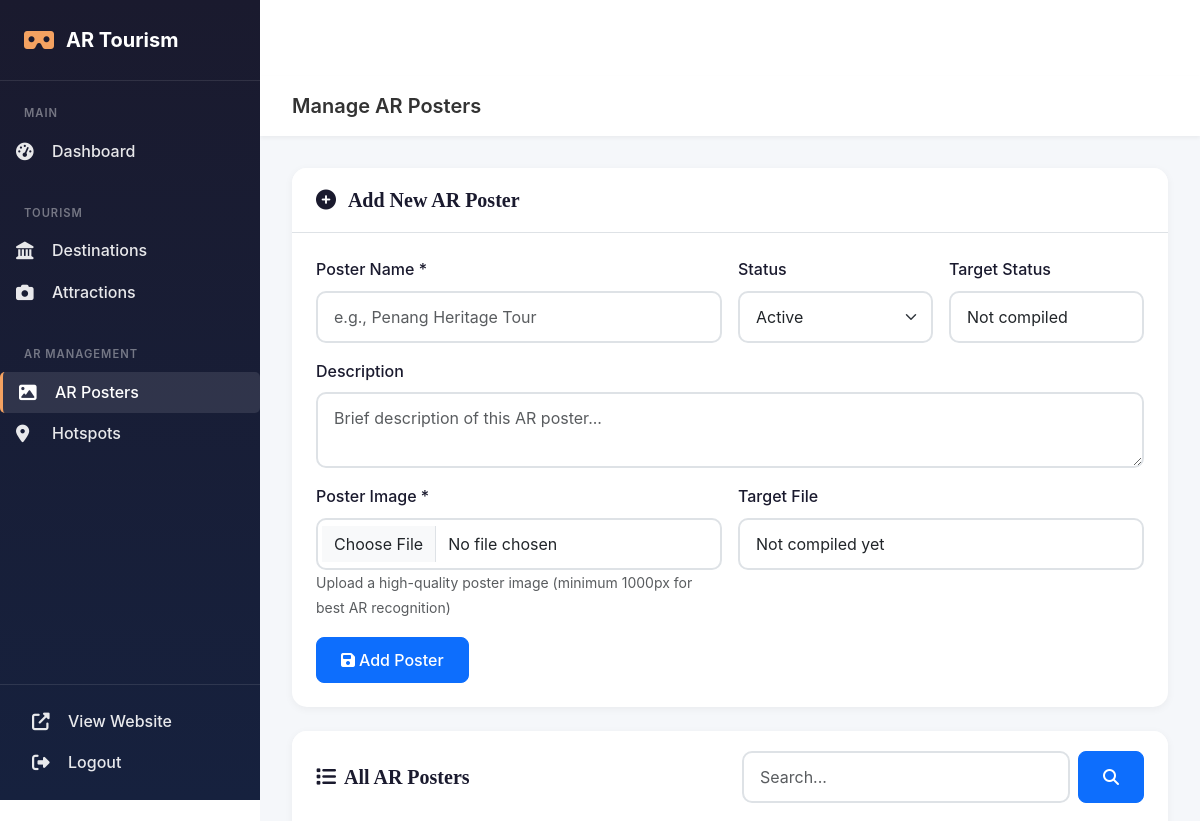
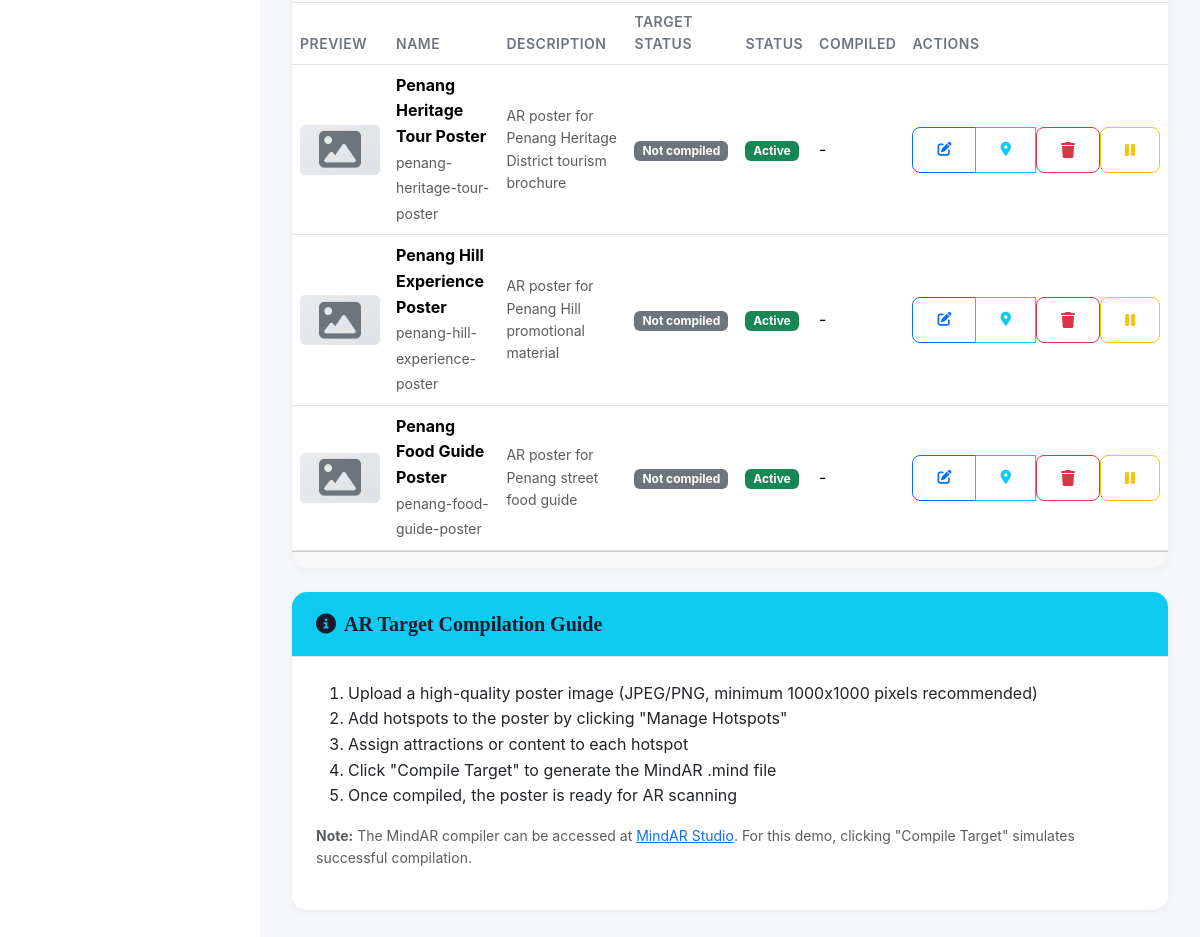
The page /admin/ar-posters/index.php (signed in) on the database its author committed (2 pictures, top to bottom).
### tables this page shows
CREATE TABLE ar_posters (
    id INT AUTO_INCREMENT PRIMARY KEY,
    name VARCHAR(150) NOT NULL,
    slug VARCHAR(150) NOT NULL UNIQUE,
    description TEXT,
    poster_image VARCHAR(255),
    target_file VARCHAR(255),
    target_status ENUM('not_compiled', 'compiling', 'ready') DEFAULT 'not_compiled',
    target_compiled_at DATETIME,
    status ENUM('active', 'inactive') DEFAULT 'active',
    created_at TIMESTAMP DEFAULT CURRENT_TIMESTAMP,
    updated_at TIMESTAMP DEFAULT CURRENT_TIMESTAMP ON UPDATE CURRENT_TIMESTAMP
);

### includes/database.php (called while the page is built, shortened)
<?php
function getDB(): PDO {
    static $pdo = null;
    if ($pdo === null) {
        $dsn = 'mysql:host=' . DB_HOST . ';dbname=' . DB_NAME . ';charset=' . DB_CHARSET;
        $options = [
            PDO::ATTR_ERRMODE => PDO::ERRMODE_EXCEPTION,
            PDO::ATTR_DEFAULT_FETCH_MODE => PDO::FETCH_ASSOC,
            PDO::ATTR_EMULATE_PREPARES => false,
            PDO::MYSQL_ATTR_INIT_COMMAND => "SET NAMES utf8mb4 COLLATE utf8mb4_unicode_ci"
        ];
        try {
            $pdo = new PDO($dsn, DB_USER, DB_PASS, $options);
        } catch (PDOException $e) {
            error_log('Database connection error: ' . $e->getMessage());
            die('Database connection failed. Please check your configuration.');
        }
    }
    return $pdo;
}
function dbQuery(string $sql, array $params = []): array {
    try {
        $stmt = getDB()->prepare($sql);
        $stmt->execute($params);
        return $stmt->fetchAll();
    } catch (PDOException $e) {
        error_log('Query error: ' . $e->getMessage());
        return [];
    }
}
function dbQueryOne(string $sql, array $params = []): ?array {
    try {
        $stmt = getDB()->prepare($sql);
        $stmt->execute($params);
        $result = $stmt->fetch();
        return $result ?: null;
    } catch (PDOException $e) {
        error_log('Query error: ' . $e->getMessage());
        return null;
    }
}
function e(string $string): string {
    return htmlspecialchars($string, ENT_QUOTES, 'UTF-8');
}
?>

### includes/functions.php (called while the page is built, shortened)
<?php
require_once __DIR__ . '/database.php';
function getPagination(int $total, int $page, int $perPage): array {
    $totalPages = ceil($total / $perPage);
    $page = max(1, min($page, $totalPages));
    $offset = ($page - 1) * $perPage;
    return [
        'current_page' => $page,
        'total_pages' => $totalPages,
        'total_items' => $total,
        'per_page' => $perPage,
        'offset' => $offset,
        'has_prev' => $page > 1,
        'has_next' => $page < $totalPages
    ];
}
?>

### admin/ar-posters/index.php (the view, shortened to what this page needs)
<?php
require_once __DIR__ . '/../../includes/functions.php';
$editPoster = null;
$page = isset($_GET['page']) ? max(1, intval($_GET['page'])) : 1;
$search = isset($_GET['q']) ? sanitize($_GET['q']) : '';
$perPage = ADMIN_ITEMS_PER_PAGE;
$where = [];
$params = [];
$whereClause = $where ? 'WHERE ' . implode(' AND ', $where) : '';
$countSql = "SELECT COUNT(*) as total FROM ar_posters $whereClause";
$countResult = dbQueryOne($countSql, $params);
$totalItems = $countResult['total'] ?? 0;
$pagination = getPagination($totalItems, $page, $perPage);
$sql = "SELECT * FROM ar_posters $whereClause ORDER BY created_at DESC LIMIT {$pagination['per_page']} OFFSET {$pagination['offset']}";
$posters = dbQuery($sql, $params);
?>
<!DOCTYPE html>
<html lang="en">
<head>
    <link href="https://cdn.jsdelivr.net/npm/bootstrap@5.3.2/dist/css/bootstrap.min.css" rel="stylesheet">
    <link rel="stylesheet" href="https://cdnjs.cloudflare.com/ajax/libs/font-awesome/6.5.1/css/all.min.css">
    <link rel="stylesheet" href="../../assets/css/main.css">
    <link rel="stylesheet" href="../../assets/css/admin.css">
</head>
<body>
    <aside class="admin-sidebar" id="adminSidebar">
        <div class="sidebar-header">
            <a href="<?php echo APP_URL; ?>/" class="sidebar-brand">
                <i class="fas fa-vr-cardboard"></i>
                <span>AR Tourism</span>
            </a>
        </div>
        <nav class="sidebar-nav">
            <div class="nav-section">
                <span class="nav-section-title">Main</span>
                <a href="index.php" class="nav-link"><i class="fas fa-tachometer-alt"></i><span>Dashboard</span></a>
            </div>
            <div class="nav-section">
                <span class="nav-section-title">Tourism</span>
                <a href="../destinations/index.php" class="nav-link"><i class="fas fa-landmark"></i><span>Destinations</span></a>
                <a href="../attractions/index.php" class="nav-link"><i class="fas fa-camera"></i><span>Attractions</span></a>
            </div>
            <div class="nav-section">
                <span class="nav-section-title">AR Management</span>
                <a href="index.php" class="nav-link active"><i class="fas fa-image"></i><span>AR Posters</span></a>
                <a href="../ar-hotspots/index.php" class="nav-link"><i class="fas fa-map-marker-alt"></i><span>Hotspots</span></a>
            </div>
            <div class="sidebar-footer">
                <a href="../../index.php" class="nav-link"><i class="fas fa-external-link-alt"></i><span>View Website</span></a>
                <a href="../logout.php" class="nav-link text-danger"><i class="fas fa-sign-out-alt"></i><span>Logout</span></a>
            </div>
        </nav>
    </aside>
    <div class="admin-main">
        <header class="admin-topbar">
            <div class="topbar-left">
                <h1 class="topbar-title">Manage AR Posters</h1>
            </div>
        </header>
        <main class="admin-content">
            <div class="card mb-4">
                <div class="card-header d-flex justify-content-between align-items-center">
                    <h5 class="card-title mb-0">
                        <i class="fas fa-<?php echo $editPoster ? 'edit' : 'plus-circle'; ?> me-2"></i>
                        <?php echo $editPoster ? 'Edit AR Poster' : 'Add New AR Poster'; ?>
                    </h5>
                </div>
                <div class="card-body">
                    <form method="POST" action="" enctype="multipart/form-data" class="row g-3">
                        <div class="col-md-6">
                            <label class="form-label">Poster Name *</label>
                            <input type="text" name="name" class="form-control" required
                                   value="<?php echo e($editPoster['name'] ?? ''); ?>" placeholder="e.g., Penang Heritage Tour">
                        </div>
                        <div class="col-md-3">
                            <label class="form-label">Status</label>
                            <select name="status" class="form-select">
                                <option value="active" <?php echo ($editPoster['status'] ?? 'active') === 'active' ? 'selected' : ''; ?>>Active</option>
                            </select>
                        </div>
                        <div class="col-md-3">
                            <label class="form-label">Target Status</label>
                            <input type="text" class="form-control" value="<?php echo e(ucfirst(str_replace('_', ' ', $editPoster['target_status'] ?? 'not_compiled'))); ?>" readonly>
                        </div>
                        <div class="col-12">
                            <label class="form-label">Description</label>
                            <textarea name="description" class="form-control" rows="2"
                                      placeholder="Brief description of this AR poster..."><?php echo e($editPoster['description'] ?? ''); ?></textarea>
                        </div>
                        <div class="col-md-6">
                            <label class="form-label">Poster Image *</label>
                            <input type="file" name="poster_image" class="form-control" accept="image/*" required>
                            <small class="text-muted">Upload a high-quality poster image (minimum 1000px for best AR recognition)</small>
                        </div>
                        <div class="col-md-6">
                            <label class="form-label">Target File</label>
                            <?php if ($editPoster && $editPoster['target_file']): ?>
                                <div class="input-group">
                                    <input type="text" class="form-control" value="<?php echo APP_URL; ?>/assets/ar-targets/<?php echo e($editPoster['target_file']); ?>" readonly>
                                    <a href="<?php echo APP_URL; ?>/assets/ar-targets/<?php echo e($editPoster['target_file']); ?>" class="btn btn-outline-primary" download>
                                        <i class="fas fa-download"></i>
                                    </a>
                                </div>
                            <?php else: ?>
                                <input type="text" class="form-control" value="Not compiled yet" readonly>
                            <?php endif; ?>
                        </div>
                        <div class="col-12">
                            <button type="submit" class="btn btn-primary">
                                <i class="fas fa-save me-1"></i><?php echo $editPoster ? 'Update Poster' : 'Add Poster'; ?>
                            </button>
                        </div>
                    </form>
                </div>
            </div>
            <div class="card">
                <div class="card-header">
                    <div class="row align-items-center">
                        <div class="col-md-6">
                            <h5 class="card-title mb-0"><i class="fas fa-list me-2"></i>All AR Posters</h5>
                        </div>
                        <div class="col-md-6">
                            <form method="GET" class="d-flex">
                                <input type="text" name="q" class="form-control me-2" placeholder="Search..." value="<?php echo e($search); ?>">
                                <button type="submit" class="btn btn-primary"><i class="fas fa-search"></i></button>
                            </form>
                        </div>
                    </div>
                </div>
                <div class="card-body p-0">
                    <div class="table-responsive">
                        <table class="table table-hover mb-0">
                            <thead>
                                <tr>
                                    <th>Preview</th>
                                    <th>Name</th>
                                    <th>Description</th>
                                    <th>Target Status</th>
                                    <th>Status</th>
                                    <th>Compiled</th>
                                    <th>Actions</th>
                                </tr>
                            </thead>
                            <tbody>
                                <?php foreach ($posters as $poster): ?>
                                    <tr>
                                        <td>
                                            <?php if ($poster['poster_image'] && file_exists(UPLOAD_PATH . 'ar-posters/' . basename($poster['poster_image']))): ?>
                                                <img src="../../assets/uploads/ar-posters/<?php echo rawurlencode(basename($poster['poster_image'])); ?>"
                                                     class="poster-preview" alt="<?php echo e($poster['name']); ?>"
                                                     onerror="this.style.display='none'">
                                            <?php else: ?>
                                                <div class="placeholder-img" style="width: 80px; height: 50px; border-radius: 5px;">
                                                    <i class="fas fa-image fa-sm"></i>
                                                </div>
                                            <?php endif; ?>
                                        </td>
                                        <td>
                                            <strong><?php echo e($poster['name']); ?></strong>
                                            <br><small class="text-muted"><?php echo e($poster['slug']); ?></small>
                                        </td>
                                        <td class="text-muted small"><?php echo e(mb_substr($poster['description'] ?? '', 0, 60)); ?><?php echo strlen($poster['description'] ?? '') > 60 ? '...' : ''; ?></td>
                                        <td>
                                            <span class="badge target-status bg-<?php echo $poster['target_status'] === 'ready' ? 'success' : ($poster['target_status'] === 'compiling' ? 'warning' : 'secondary'); ?>">
                                                <?php echo e(ucfirst(str_replace('_', ' ', $poster['target_status']))); ?>
                                            </span>
                                        </td>
                                        <td>
                                            <span class="badge bg-<?php echo $poster['status'] === 'active' ? 'success' : 'secondary'; ?>">
                                                <?php echo e(ucfirst($poster['status'])); ?>
                                            </span>
                                        </td>
                                        <td><?php echo $poster['target_compiled_at'] ? formatDate($poster['target_compiled_at']) : '-'; ?></td>
                                        <td>
                                            <div class="btn-group btn-group-sm">
                                                <a href="?edit=<?php echo e($poster['id']); ?>" class="btn btn-outline-primary" title="Edit">
                                                    <i class="fas fa-edit"></i>
                                                </a>
                                                <a href="../ar-hotspots/index.php?poster_id=<?php echo e($poster['id']); ?>" class="btn btn-outline-info" title="Manage Hotspots">
                                                    <i class="fas fa-map-marker-alt"></i>
                                                </a>
                                                <form method="POST" action="" class="d-inline" onsubmit="return confirm('Delete this AR poster?')">
                                                    <button class="btn btn-outline-danger" type="submit" title="Delete"><i class="fas fa-trash"></i></button>
                                                </form>
                                                <form method="POST" action="">
                                                    <button class="btn btn-outline-warning" type="submit" title="Toggle status">
                                                        <i class="fas fa-<?php echo $poster['status'] === 'active' ? 'pause' : 'play'; ?>"></i>
                                                    </button>
                                                </form>
                                            </div>
                                        </td>
                                    </tr>
                                <?php endforeach; ?>
                            </tbody>
                        </table>
                    </div>
                </div>
                <div class="card-footer">
                </div>
            </div>
            <div class="card mt-4">
                <div class="card-header bg-info text-white">
                    <h5 class="card-title mb-0"><i class="fas fa-info-circle me-2"></i>AR Target Compilation Guide</h5>
                </div>
                <div class="card-body">
                    <ol>
                        <li>Upload a high-quality poster image (JPEG/PNG, minimum 1000x1000 pixels recommended)</li>
                        <li>Add hotspots to the poster by clicking "Manage Hotspots"</li>
                        <li>Assign attractions or content to each hotspot</li>
                        <li>Click "Compile Target" to generate the MindAR .mind file</li>
                        <li>Once compiled, the poster is ready for AR scanning</li>
                    </ol>
                    <p class="text-muted small mt-3">
                        <strong>Note:</strong> The MindAR compiler can be accessed at
                        <a href="https://hiukim.github.io/mind-ar-js-docs/tools/mindar-image" target="_blank">MindAR Studio</a>.
                        For this demo, clicking "Compile Target" simulates successful compilation.
                    </p>
                </div>
            </div>
        </main>
    </div>
</body>
</html>

### rows shown on the page
ar_posters: name "Penang Heritage Tour Poster", slug "penang-heritage-tour-poster", description "AR poster for Penang Heritage District tourism brochure", target_status "Not compiled", status "Active"
ar_posters: name "Penang Hill Experience Poster", slug "penang-hill-experience-poster", description "AR poster for Penang Hill promotional material", target_status "Not compiled", status "Active"
ar_posters: name "Penang Food Guide Poster", slug "penang-food-guide-poster", description "AR poster for Penang street food guide", target_status "Not compiled", status "Active"
